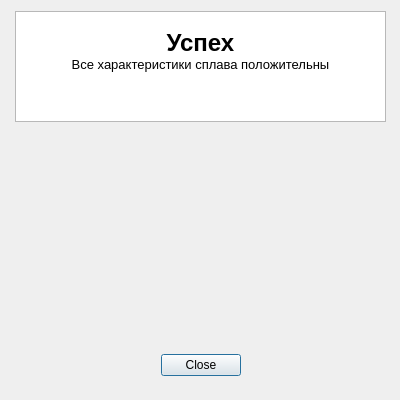
<?xml version="1.0" encoding="UTF-8"?>
<ui version="4.0">
 <class>CongratulationsDialog</class>
 <widget class="QDialog" name="CongratulationsDialog">
  <property name="geometry">
   <rect>
    <x>0</x>
    <y>0</y>
    <width>400</width>
    <height>400</height>
   </rect>
  </property>
  <property name="windowTitle">
   <string>Dialog</string>
  </property>
  <widget class="QDialogButtonBox" name="buttonBox">
   <property name="geometry">
    <rect>
     <x>30</x>
     <y>350</y>
     <width>341</width>
     <height>31</height>
    </rect>
   </property>
   <property name="orientation">
    <enum>Qt::Horizontal</enum>
   </property>
   <property name="standardButtons">
    <set>QDialogButtonBox::Close</set>
   </property>
   <property name="centerButtons">
    <bool>true</bool>
   </property>
  </widget>
  <widget class="QTextBrowser" name="textBrowser">
   <property name="geometry">
    <rect>
     <x>15</x>
     <y>11</y>
     <width>371</width>
     <height>111</height>
    </rect>
   </property>
   <property name="html">
    <string>&lt;!DOCTYPE HTML PUBLIC &quot;-//W3C//DTD HTML 4.0//EN&quot; &quot;http://www.w3.org/TR/REC-html40/strict.dtd&quot;&gt;
&lt;html&gt;&lt;head&gt;&lt;meta name=&quot;qrichtext&quot; content=&quot;1&quot; /&gt;&lt;style type=&quot;text/css&quot;&gt;
p, li { white-space: pre-wrap; }
&lt;/style&gt;&lt;/head&gt;&lt;body style=&quot; font-family:'MS Shell Dlg 2'; font-size:8.25pt; font-weight:400; font-style:normal;&quot;&gt;
&lt;p align=&quot;center&quot; style=&quot;-qt-paragraph-type:empty; margin-top:0px; margin-bottom:0px; margin-left:0px; margin-right:0px; -qt-block-indent:0; text-indent:0px;&quot;&gt;&lt;br /&gt;&lt;/p&gt;
&lt;p align=&quot;center&quot; style=&quot; margin-top:0px; margin-bottom:0px; margin-left:0px; margin-right:0px; -qt-block-indent:0; text-indent:0px;&quot;&gt;&lt;span style=&quot; font-size:18pt; font-weight:600;&quot;&gt;Успех&lt;/span&gt;&lt;/p&gt;
&lt;p align=&quot;center&quot; style=&quot; margin-top:0px; margin-bottom:0px; margin-left:0px; margin-right:0px; -qt-block-indent:0; text-indent:0px;&quot;&gt;&lt;span style=&quot; font-size:10pt;&quot;&gt;Все характеристики сплава положительны&lt;/span&gt;&lt;/p&gt;&lt;/body&gt;&lt;/html&gt;</string>
   </property>
  </widget>
  <widget class="QWidget" name="verticalLayoutWidget">
   <property name="geometry">
    <rect>
     <x>9</x>
     <y>129</y>
     <width>381</width>
     <height>211</height>
    </rect>
   </property>
   <layout class="QVBoxLayout" name="attemptLayout"/>
  </widget>
 </widget>
 <resources/>
 <connections>
  <connection>
   <sender>buttonBox</sender>
   <signal>accepted()</signal>
   <receiver>CongratulationsDialog</receiver>
   <slot>accept()</slot>
   <hints>
    <hint type="sourcelabel">
     <x>248</x>
     <y>254</y>
    </hint>
    <hint type="destinationlabel">
     <x>157</x>
     <y>274</y>
    </hint>
   </hints>
  </connection>
  <connection>
   <sender>buttonBox</sender>
   <signal>rejected()</signal>
   <receiver>CongratulationsDialog</receiver>
   <slot>reject()</slot>
   <hints>
    <hint type="sourcelabel">
     <x>316</x>
     <y>260</y>
    </hint>
    <hint type="destinationlabel">
     <x>286</x>
     <y>274</y>
    </hint>
   </hints>
  </connection>
 </connections>
</ui>
